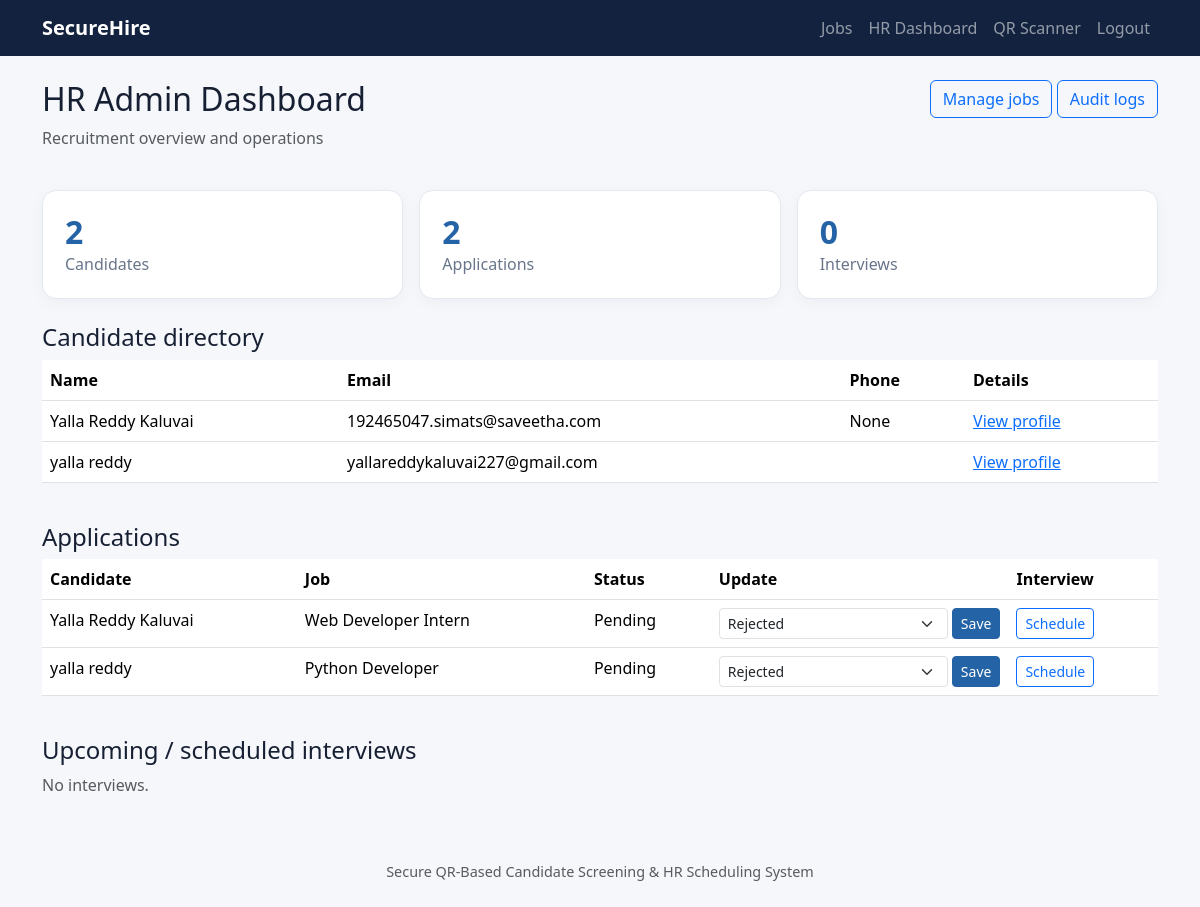
The app's page /hr (signed in) with its own data.
### app.py (models this page shows)
class User(UserMixin, db.Model):
    id = db.Column(db.Integer, primary_key=True)
    name = db.Column(db.String(120), nullable=False)
    email = db.Column(db.String(150), unique=True, nullable=False)
    password = db.Column(db.String(255), nullable=False)
    role = db.Column(db.String(20), default="candidate")
    created_at = db.Column(db.DateTime, default=datetime.utcnow)
    profile = db.relationship("Profile", backref="user", uselist=False, cascade="all, delete-orphan")

class Profile(db.Model):
    id = db.Column(db.Integer, primary_key=True)
    user_id = db.Column(db.Integer, db.ForeignKey("user.id"), unique=True)
    dob = db.Column(db.String(30)); gender = db.Column(db.String(30))
    phone = db.Column(db.String(30)); street = db.Column(db.String(200))
    city = db.Column(db.String(100)); state = db.Column(db.String(100))
    country = db.Column(db.String(100)); pincode = db.Column(db.String(20))
    college = db.Column(db.String(150)); degree = db.Column(db.String(100))
    department = db.Column(db.String(100)); university = db.Column(db.String(150))
    graduation_year = db.Column(db.String(10)); cgpa = db.Column(db.String(20))
    company = db.Column(db.String(150)); job_role = db.Column(db.String(100))
    experience = db.Column(db.String(30)); skills = db.Column(db.Text)
    photo = db.Column(db.String(255))

class Application(db.Model):
    id = db.Column(db.Integer, primary_key=True)
    user_id = db.Column(db.Integer, db.ForeignKey("user.id"), nullable=False)
    job_id = db.Column(db.Integer, db.ForeignKey("job.id"), nullable=False)
    status = db.Column(db.String(30), default="Pending")
    applied_at = db.Column(db.DateTime, default=datetime.utcnow)
    __table_args__ = (db.UniqueConstraint("user_id", "job_id", name="unique_application"),)
    candidate = db.relationship("User")
    job = db.relationship("Job")

class Job(db.Model):
    id = db.Column(db.Integer, primary_key=True)
    title = db.Column(db.String(150), nullable=False)
    department = db.Column(db.String(100))
    description = db.Column(db.Text)
    requirements = db.Column(db.Text)
    location = db.Column(db.String(150))
    active = db.Column(db.Boolean, default=True)

### app.py (the view)
@app.route("/hr")
@role_required("hr")
def hr_dashboard():
    return render_template("hr.html", candidates=User.query.filter_by(role="candidate").order_by(User.created_at.desc()).all(),
        applications=Application.query.order_by(Application.applied_at.desc()).all(),
        jobs=Job.query.all(), interviews=Interview.query.order_by(Interview.interview_at).all(),
        candidate_count=User.query.filter_by(role="candidate").count(),
        application_count=Application.query.count(), interview_count=Interview.query.count())

### app.py (called while the page is built)
@login_manager.user_loader
def load_user(user_id): return db.session.get(User, int(user_id))

def role_required(role):
    def deco(fn):
        @wraps(fn)
        @login_required
        def wrapped(*args, **kwargs):
            if current_user.role != role: abort(403)
            return fn(*args, **kwargs)
        return wrapped
    return deco

@app.context_processor
def inject_globals(): return {"now": datetime.utcnow}

### templates/hr.html
{% extends "base.html" %}{% block content %}<div class="d-flex justify-content-between"><div><h2>HR Admin Dashboard</h2><p class="text-muted">Recruitment overview and operations</p></div><div><a class="btn btn-outline-primary" href="{{ url_for('hr_jobs') }}">Manage jobs</a> <a class="btn btn-outline-primary" href="{{ url_for('audit') }}">Audit logs</a></div></div><div class="row g-3 my-2"><div class="col-md-4"><div class="stat"><h3>{{ candidate_count }}</h3><span>Candidates</span></div></div><div class="col-md-4"><div class="stat"><h3>{{ application_count }}</h3><span>Applications</span></div></div><div class="col-md-4"><div class="stat"><h3>{{ interview_count }}</h3><span>Interviews</span></div></div></div><h4 class="mt-4">Candidate directory</h4><div class="table-responsive"><table class="table"><tr><th>Name</th><th>Email</th><th>Phone</th><th>Details</th></tr>{% for c in candidates %}<tr><td>{{ c.name }}</td><td>{{ c.email }}</td><td>{{ c.profile.phone if c.profile else '' }}</td><td><a href="{{ url_for('candidate_detail',user_id=c.id) }}">View profile</a></td></tr>{% endfor %}</table></div><h4 class="mt-4">Applications</h4><div class="table-responsive"><table class="table"><tr><th>Candidate</th><th>Job</th><th>Status</th><th>Update</th><th>Interview</th></tr>{% for a in applications %}<tr><td>{{ a.candidate.name }}</td><td>{{ a.job.title }}</td><td>{{ a.status }}</td><td><form method="post" action="{{ url_for('application_status',app_id=a.id) }}" class="d-flex gap-1"><select class="form-select form-select-sm" name="status">{% for s in ['Pending','Shortlisted','Rejected'] %}<option selected="{{ 'selected' if a.status==s else None }}">{{ s }}</option>{% endfor %}</select><button class="btn btn-sm btn-primary">Save</button></form></td><td><a class="btn btn-sm btn-outline-primary" href="{{ url_for('schedule',app_id=a.id) }}">Schedule</a></td></tr>{% else %}<tr><td colspan="5">No applications yet.</td></tr>{% endfor %}</table></div><h4 class="mt-4">Upcoming / scheduled interviews</h4>{% for i in interviews %}<div class="card mb-2"><div class="card-body d-flex justify-content-between"><div><b>{{ i.application.candidate.name }}</b> — {{ i.application.job.title }}<br>{{ i.interview_at.strftime('%d %b %Y, %I:%M %p') }} · {{ i.mode }} · {{ i.status }}</div>{% if i.status=='Scheduled' %}<form method="post" action="{{ url_for('cancel_interview',interview_id=i.id) }}"><button class="btn btn-sm btn-outline-danger">Cancel</button></form>{% endif %}</div></div>{% else %}<p class="text-muted">No interviews.</p>{% endfor %}{% endblock %}

### static/style.css (style rules this page uses)
body { background:#f5f7fb;color:#172033 }
.card,.stat { border:1px solid #e3e8f1;border-radius:14px;box-shadow:0 4px 16px rgba(20,35,63,.04) }
.stat { background:white;padding:22px }
.stat h3 { font-size:2rem;font-weight:700;color:#2463a6;margin:0 }
.stat span { color:#68758a }
.table { background:white }
.btn-primary { background:#2463a6;border-color:#2463a6 }

### records on screen
User: name "Yalla Reddy Kaluvai", email "192465047.simats@saveetha.com", profile "None"
User: name "yalla reddy", email "yallareddykaluvai227@gmail.com"
Application: candidate.name "Yalla Reddy Kaluvai", job "Web Developer Intern", status "Pending"
Application: candidate.name "yalla reddy", job "Python Developer", status "Pending"

### other values on screen
{{ candidate_count }} "2"
{{ application_count }} "2"
{{ interview_count }} "0"
form field status "Rejected"
